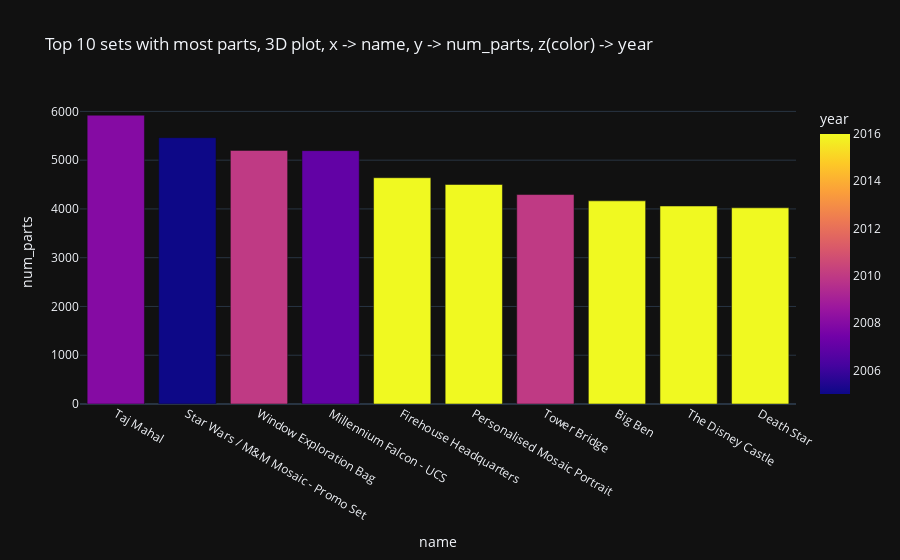

Notebook code cell kept with this figure:
### Code cell
fig = px.bar(most_10_sets, x = 'name', y='num_parts', template='plotly_dark', color = 'year',
             title = 'Top 10 sets with most parts, 3D plot, x -> name, y -> num_parts, z(color) -> year' )
fig.show()

### Figure 1 — Plotly figure (JSON) as saved in the notebook; plotly's stock layout.template omitted (floating-point values rounded to 4 significant figures)
{"data": [{"alignmentgroup": "True", "hovertemplate": "name=%{x}<br>num_parts=%{y}<br>year=%{marker.color}<extra></extra>", "legendgroup": "", "marker": {"color": [2008, 2005, 2010, 2007, 2016, 2016, 2010, 2016, 2016, 2016], "coloraxis": "coloraxis"}, "name": "", "offsetgroup": "", "orientation": "v", "showlegend": false, "textposition": "auto", "type": "bar", "x": ["Taj Mahal", "Star Wars / M&M Mosaic - Promo Set", "Window Exploration Bag", "Millennium Falcon - UCS", "Firehouse Headquarters", "Personalised Mosaic Portrait", "Tower Bridge", "Big Ben", "The Disney Castle", "Death Star"], "xaxis": "x", "y": [5922, 5461, 5200, 5195, 4640, 4501, 4295, 4166, 4060, 4023], "yaxis": "y"}], "layout": {"barmode": "relative", "coloraxis": {"colorbar": {"title": {"text": "year"}}, "colorscale": [[0, "#0d0887"], [0.1111, "#46039f"], [0.2222, "#7201a8"], [0.3333, "#9c179e"], [0.4444, "#bd3786"], [0.5556, "#d8576b"], [0.6667, "#ed7953"], [0.7778, "#fb9f3a"], [0.8889, "#fdca26"], [1, "#f0f921"]]}, "legend": {"tracegroupgap": 0}, "title": {"text": "Top 10 sets with most parts, 3D plot, x -> name, y -> num_parts, z(color) -> year"}, "xaxis": {"anchor": "y", "domain": [0, 1], "title": {"text": "name"}}, "yaxis": {"anchor": "x", "domain": [0, 1], "title": {"text": "num_parts"}}}}
